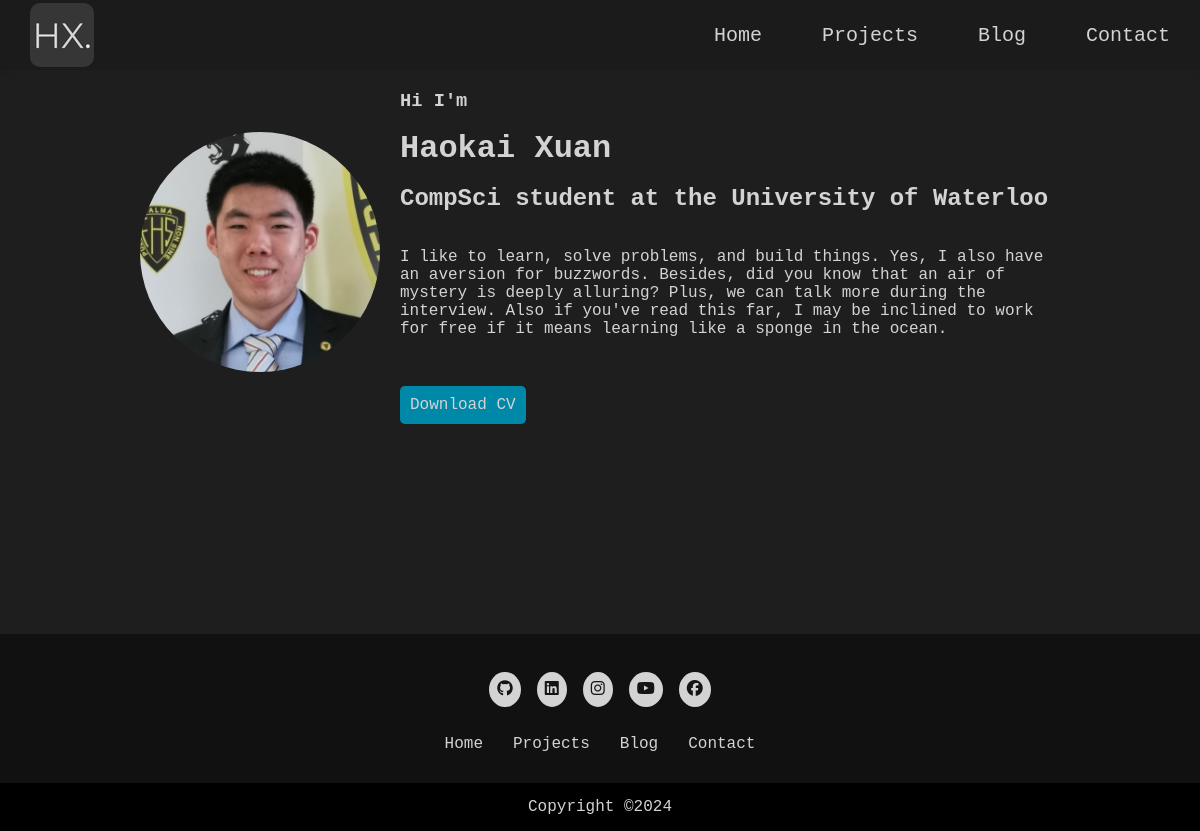
The app's page /, older data.
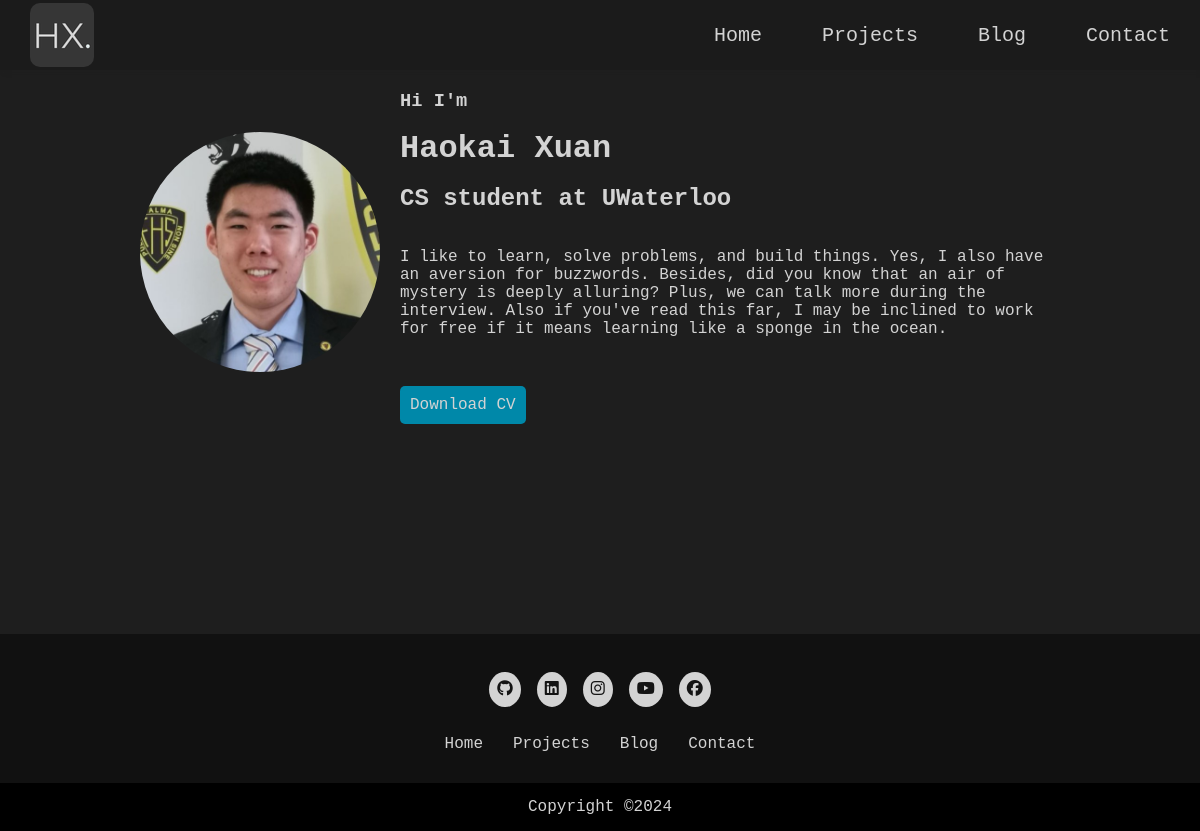
The same page, newer data.
### main/models.py (models this page shows, shortened)
class UserProfile(models.Model):
    user = models.OneToOneField(User, on_delete=models.CASCADE)
    first_name = models.CharField(max_length=30)
    last_name = models.CharField(max_length=30)
    cv = models.FileField(upload_to='cvs/')
    bio = models.TextField(blank=True)
    title = models.CharField(max_length=100, blank=True)
    avatar = models.ImageField(upload_to='avatars/', blank=True)

### main/views.py (the view)
# urls.py: path('', index_view, name='home'),
def index_view(request):
    user_profile = UserProfile.objects.first()
    return render(request, 'main/index.html', {'user_profile': user_profile})

### main/templates/main/index.html (shortened to what this page needs)
{% extends "main/base.html" %}
{% load static %}
{% block content %}
<div class="banner">
  {% if user_profile.avatar %}
  <img
    class="avatar-image"
    src="{{ user_profile.avatar.url }}"
    alt="{{ user_profile.first_name }}'s avatar"
  />
  {% endif %}
  <div class="text-content">
    <div class="text-anim-container">
      <h3 class="home-greeting">Hi I'm</h3>
    </div>
    <br>
    <div class="text-anim-container">
      <h1 class="home-name">
        {{ user_profile.first_name }} {{ user_profile.last_name }}
      </h1>
    </div>
    <br>
    <div class="text-anim-container">
      <h2 class="home-job">{{ user_profile.title }}</h2>
    </div>
    <br>
    <br>
    <p>{{ user_profile.bio }}</p>
    <br>
    {% if user_profile.cv %}
    <div class="download-button-div">
      <a class="download-button" href="{{ user_profile.cv.url }}">Download CV</a>
    </div>
    {% endif %}
  </div>
</div>
{% endblock %}

Row changes from the older to the newer data that the page shows:
changed UserProfile "Haokai": title "CompSci student at the University of Waterloo" → "CS student at UWaterloo"
